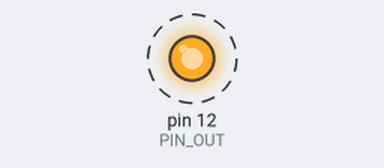
A sketch run on a simulated Arduino Uno, built with avr-gcc and run on an emulated ATmega328P. Shown: output pins drawn as LEDs (lit = HIGH). Dashed ring = blinking.

Above: at 0.5 s.
Timing chart, 0 to 4.6 s (numbered marks = the images above):
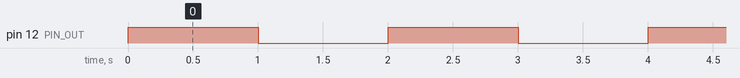

Measured:
- by itself, pin 12 (PIN_OUT): alternates HIGH for 1.0 s and LOW for 1.0 s

The sketch:

LED_Blink.ino
```cpp
// the setup function runs once when you press reset or power the board
int PIN_OUT = 12;
void setup() {
  // initialize digital pin PIN_OUT as an output.
  pinMode(PIN_OUT, OUTPUT);
}

// the loop function runs over and over again forever
void loop() {
  digitalWrite(PIN_OUT, HIGH);   // turn the LED on (HIGH is the voltage level)
  delay(1000);                       // wait for a second
  digitalWrite(PIN_OUT, LOW);    // turn the LED off by making the voltage LOW
  delay(1000);                       // wait for a second
}
```
